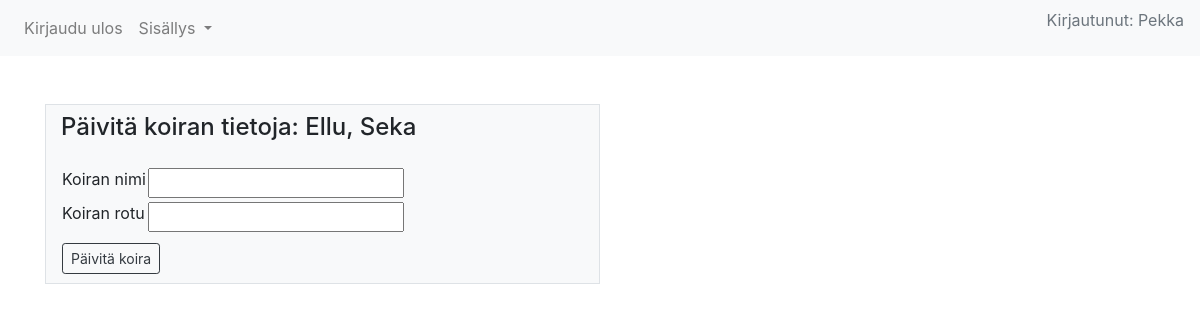
Page /update/1 (signed in) on the earlier database version.
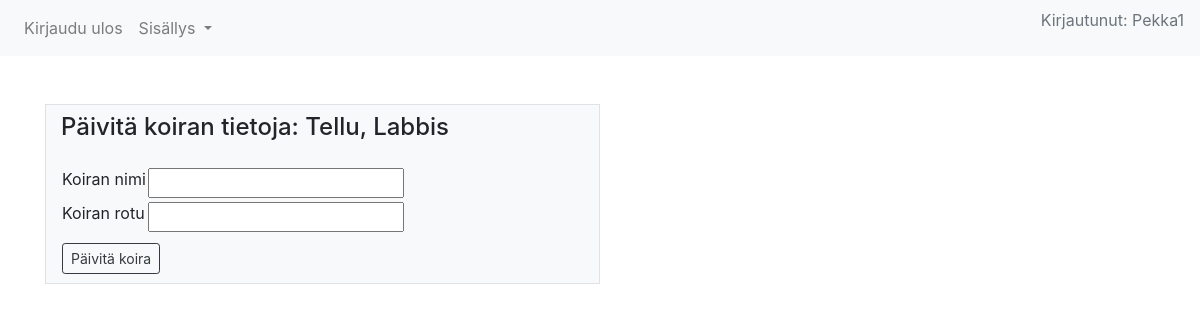
Same page on the later database version.
### application/auth/models.py (models this page shows, shortened)
class User(Base):
    __tablename__ = "account"
    username = db.Column(db.String(144), unique=True, nullable=False)
    password = db.Column(db.String(144), nullable=False)
    dogs = db.relationship("Dog", backref='account', lazy=True)

### application/dogs/models.py (models this page shows, shortened)
class Dog(Base):
    race = db.Column(db.String(200), nullable=False)
    account_id = db.Column(db.Integer, db.ForeignKey('account.id'),
                           nullable=False)

### application/dogs/views.py (the view)
@app.route('/update/<int:id>', methods=["GET", "POST"])
def update(id):
    dog = Dog.query.get_or_404(id)
    if request.method == 'POST':
        form = DogForm(request.form)
        if not form.validate():
            return render_template("/dogs", form=form)
        dog.name = form.name.data
        dog.race = form.race.data
        db.session.commit()
        return redirect('/dogs')
    else:
        return render_template('dogs/update.html', dog=dog, form=DogForm())

### application/dogs/forms.py
class DogForm(FlaskForm):
    name = StringField("Koiran nimi", [validators.InputRequired()])
    race = StringField("Koiran rotu", [validators.InputRequired()])
    class Meta:
        csrf = False

### application/__init__.py (called while the page is built)
@login_manager.user_loader
def load_user(user_id):
    return User.query.get(user_id)

### application/templates/dogs/update.html
{% extends "layout.html" %}
{% block body %}
            <div class="col-6 bg-light border mt-5">
                <div class="form">
                    <form action="/update/{{dog.id}}" method="POST">
                        <h4 class="mb-4 mt-2">Päivitä koiran tietoja: {{dog.name}}, {{dog.race}}</h4>
                        <table>
                            <tr>
                              <td>
                                {{ form.name.label }}
                              </td>
                              <td>
                                {{ form.name }}
                              </td>
                            </tr>
                            <tr>
                              <td>
                                {{ form.race.label }}
                              </td>
                              <td>
                                {{ form.race }}
                              </td>
                            </tr>
                            <tr>
                              <td colspan="2">
                                <input type="submit" class="btn btn-light btn-sm mt-2 mb-2 btn-outline-dark" value="Päivitä koira"/>
                              </td>
                            </tr>
                          </table>
                    </form>
                </div>
            </div>
{% endblock %}

### application/templates/layout.html (shortened to what this page needs)
<!DOCTYPE html>
<html>
  <head>
    <link rel="stylesheet" href="https://stackpath.bootstrapcdn.com/bootstrap/4.4.1/css/bootstrap.min.css">
  </head>
  <body>
    <nav class="navbar navbar-expand-sm navbar-light bg-light">
        <ul class="navbar-nav mr-auto">
          {% if current_user.is_authenticated %}
            <li class="nav-item">
              <a class="nav-link" href="{{ url_for('auth_logout') }}">Kirjaudu ulos</a>
            </li>
          {% endif %}
          {% if current_user.is_authenticated %}
          <li class="nav-item dropdown">
            <a class="nav-link dropdown-toggle" href="#" id="navbarDropdown" role="button" data-toggle="dropdown" aria-haspopup="true" aria-expanded="false">
              Sisällys
            </a>
          </li>
          {% endif %}
        </ul>
        <ul class="nav navbar-nav navbar-right">
          {% if current_user.is_authenticated %}
            <p class="text-muted"> Kirjautunut: {{ current_user.name }} </p>
          {% endif %}
        </ul>
    </nav>
    <div class="container" >
      {% block body %}{% endblock %}
    </div>
  </body>
</html>

Differences in the rows shown:
changed User: name "Pekka" → "Pekka1"
changed Dog: name "Ellu" → "Tellu"; race "Seka" → "Labbis"
